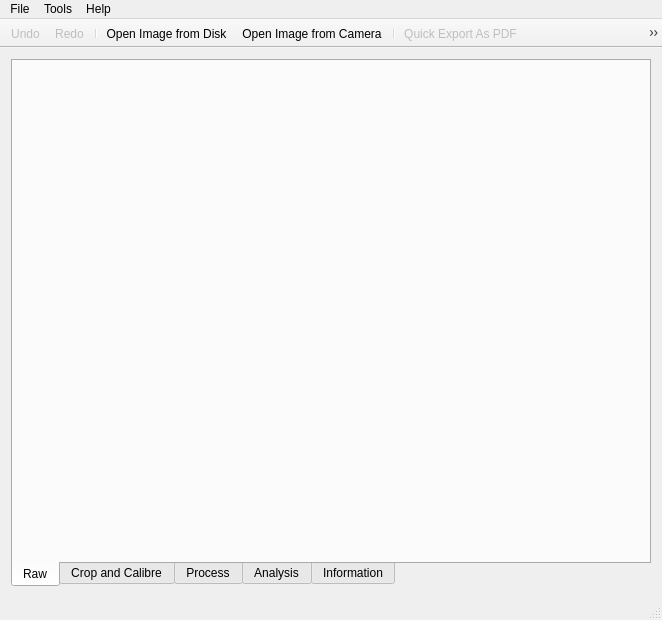
<?xml version="1.0" encoding="UTF-8"?>
<ui version="4.0">
 <class>MainWindow</class>
 <widget class="QMainWindow" name="MainWindow">
  <property name="geometry">
   <rect>
    <x>0</x>
    <y>0</y>
    <width>662</width>
    <height>620</height>
   </rect>
  </property>
  <property name="sizePolicy">
   <sizepolicy hsizetype="Preferred" vsizetype="Preferred">
    <horstretch>0</horstretch>
    <verstretch>0</verstretch>
   </sizepolicy>
  </property>
  <property name="font">
   <font>
    <family>Segoe UI</family>
   </font>
  </property>
  <property name="windowTitle">
   <string>Computer-Aid Interactive Grain Analyser</string>
  </property>
  <property name="windowIcon">
   <iconset resource="caiga.qrc">
    <normaloff>:/icons/icons/caiga.png</normaloff>:/icons/icons/caiga.png</iconset>
  </property>
  <property name="locale">
   <locale language="English" country="UnitedKingdom"/>
  </property>
  <widget class="QWidget" name="centralWidget">
   <layout class="QHBoxLayout" name="horizontalLayout">
    <item>
     <widget class="QTabWidget" name="imageTabs">
      <property name="sizePolicy">
       <sizepolicy hsizetype="Expanding" vsizetype="Expanding">
        <horstretch>7</horstretch>
        <verstretch>0</verstretch>
       </sizepolicy>
      </property>
      <property name="tabPosition">
       <enum>QTabWidget::South</enum>
      </property>
      <property name="currentIndex">
       <number>0</number>
      </property>
      <widget class="QWidget" name="rawTab">
       <attribute name="title">
        <string>Raw</string>
       </attribute>
       <layout class="QHBoxLayout" name="horizontalLayout_2">
        <property name="leftMargin">
         <number>0</number>
        </property>
        <property name="topMargin">
         <number>0</number>
        </property>
        <property name="rightMargin">
         <number>0</number>
        </property>
        <property name="bottomMargin">
         <number>0</number>
        </property>
        <item>
         <widget class="QImageViewer" name="rawViewer" native="true">
          <property name="sizePolicy">
           <sizepolicy hsizetype="Expanding" vsizetype="Preferred">
            <horstretch>0</horstretch>
            <verstretch>0</verstretch>
           </sizepolicy>
          </property>
         </widget>
        </item>
       </layout>
      </widget>
      <widget class="QWidget" name="ccTab">
       <attribute name="title">
        <string>Crop and Calibre</string>
       </attribute>
       <layout class="QGridLayout" name="gridLayout_3">
        <property name="leftMargin">
         <number>0</number>
        </property>
        <property name="topMargin">
         <number>0</number>
        </property>
        <property name="rightMargin">
         <number>0</number>
        </property>
        <property name="bottomMargin">
         <number>0</number>
        </property>
        <item row="2" column="1" rowspan="3">
         <widget class="LivePixelViewer" name="ccPixelViewer" native="true">
          <property name="minimumSize">
           <size>
            <width>0</width>
            <height>80</height>
           </size>
          </property>
         </widget>
        </item>
        <item row="7" column="1">
         <spacer name="ccVerticalSpacer">
          <property name="orientation">
           <enum>Qt::Vertical</enum>
          </property>
          <property name="sizeHint" stdset="0">
           <size>
            <width>20</width>
            <height>40</height>
           </size>
          </property>
         </spacer>
        </item>
        <item row="8" column="1" alignment="Qt::AlignBottom">
         <widget class="QDialogButtonBox" name="ccButtonBox">
          <property name="standardButtons">
           <set>QDialogButtonBox::Reset|QDialogButtonBox::Save</set>
          </property>
         </widget>
        </item>
        <item row="0" column="0" rowspan="9">
         <widget class="QImageDrawer" name="ccDrawer" native="true">
          <property name="sizePolicy">
           <sizepolicy hsizetype="Preferred" vsizetype="Preferred">
            <horstretch>10</horstretch>
            <verstretch>0</verstretch>
           </sizepolicy>
          </property>
          <property name="cursor">
           <cursorShape>CrossCursor</cursorShape>
          </property>
         </widget>
        </item>
        <item row="0" column="1" alignment="Qt::AlignTop">
         <widget class="QGroupBox" name="ccModeGroupBox">
          <property name="title">
           <string>Operation Mode</string>
          </property>
          <layout class="QVBoxLayout" name="verticalLayout_6">
           <item>
            <widget class="QRadioButton" name="cropRectRadio">
             <property name="text">
              <string>Crop Rectangle</string>
             </property>
             <property name="checked">
              <bool>true</bool>
             </property>
             <attribute name="buttonGroup">
              <string notr="true">buttonGroup</string>
             </attribute>
            </widget>
           </item>
           <item>
            <widget class="QRadioButton" name="calibreRadio">
             <property name="text">
              <string>Calibre</string>
             </property>
             <attribute name="buttonGroup">
              <string notr="true">buttonGroup</string>
             </attribute>
            </widget>
           </item>
           <item>
            <widget class="QRadioButton" name="gaugeRadio">
             <property name="text">
              <string>Gauge a Line</string>
             </property>
             <attribute name="buttonGroup">
              <string notr="true">buttonGroup</string>
             </attribute>
            </widget>
           </item>
           <item>
            <widget class="QLabel" name="scaleLabel">
             <property name="sizePolicy">
              <sizepolicy hsizetype="Preferred" vsizetype="Fixed">
               <horstretch>0</horstretch>
               <verstretch>0</verstretch>
              </sizepolicy>
             </property>
             <property name="text">
              <string>Scale</string>
             </property>
            </widget>
           </item>
           <item>
            <widget class="QDoubleSpinBox" name="scaleDoubleSpinBox">
             <property name="toolTip">
              <string>Input calibration if already known.</string>
             </property>
             <property name="suffix">
              <string> pixel:μm</string>
             </property>
             <property name="decimals">
              <number>4</number>
             </property>
             <property name="maximum">
              <double>9999.999900000000707</double>
             </property>
            </widget>
           </item>
           <item>
            <widget class="QPushButton" name="ccLoadMacroButton">
             <property name="text">
              <string>Load Macro</string>
             </property>
            </widget>
           </item>
           <item>
            <widget class="QPushButton" name="ccSaveMacroButton">
             <property name="text">
              <string>Save As Macro</string>
             </property>
            </widget>
           </item>
          </layout>
         </widget>
        </item>
        <item row="6" column="1" alignment="Qt::AlignBottom">
         <widget class="QLabel" name="gaugeResultLabel">
          <property name="text">
           <string/>
          </property>
          <property name="alignment">
           <set>Qt::AlignCenter</set>
          </property>
         </widget>
        </item>
        <item row="5" column="1">
         <spacer name="ccVerticalSpacer_2">
          <property name="orientation">
           <enum>Qt::Vertical</enum>
          </property>
          <property name="sizeHint" stdset="0">
           <size>
            <width>20</width>
            <height>40</height>
           </size>
          </property>
         </spacer>
        </item>
       </layout>
      </widget>
      <widget class="QWidget" name="processTab">
       <attribute name="title">
        <string>Process</string>
       </attribute>
       <layout class="QGridLayout" name="gridLayout">
        <property name="leftMargin">
         <number>0</number>
        </property>
        <property name="topMargin">
         <number>0</number>
        </property>
        <property name="rightMargin">
         <number>0</number>
        </property>
        <property name="bottomMargin">
         <number>0</number>
        </property>
        <item row="0" column="2" alignment="Qt::AlignTop">
         <widget class="QGroupBox" name="toolsGroup">
          <property name="sizePolicy">
           <sizepolicy hsizetype="Minimum" vsizetype="Expanding">
            <horstretch>0</horstretch>
            <verstretch>0</verstretch>
           </sizepolicy>
          </property>
          <property name="title">
           <string>Tools</string>
          </property>
          <layout class="QVBoxLayout" name="verticalLayout">
           <item>
            <widget class="QPushButton" name="mouseBehaviourButton">
             <property name="text">
              <string>Normal Arrow</string>
             </property>
            </widget>
           </item>
           <item>
            <widget class="QPushButton" name="adaptiveBilateralFilter">
             <property name="text">
              <string>Adaptive Bilateral Filter</string>
             </property>
            </widget>
           </item>
           <item>
            <widget class="QPushButton" name="boxFilterButton">
             <property name="text">
              <string>Box Filter</string>
             </property>
            </widget>
           </item>
           <item>
            <widget class="QPushButton" name="medianBlurButton">
             <property name="text">
              <string>Median Blur</string>
             </property>
            </widget>
           </item>
           <item>
            <widget class="QPushButton" name="histEqualiseButton">
             <property name="text">
              <string>Histogram Equalisation</string>
             </property>
            </widget>
           </item>
           <item>
            <widget class="QPushButton" name="gaussianBinaryzationButton">
             <property name="text">
              <string>Gaussian Binaryzation</string>
             </property>
            </widget>
           </item>
           <item>
            <widget class="QPushButton" name="medianBinaryzationButton">
             <property name="text">
              <string>Median Binaryzation</string>
             </property>
            </widget>
           </item>
           <item>
            <widget class="QPushButton" name="gradientButton">
             <property name="text">
              <string>Morphological Gradient</string>
             </property>
            </widget>
           </item>
           <item>
            <widget class="QPushButton" name="cannyButton">
             <property name="text">
              <string>Canny Edges</string>
             </property>
            </widget>
           </item>
           <item>
            <widget class="QPushButton" name="invertGrayscaleButton">
             <property name="text">
              <string>Invert Grayscale</string>
             </property>
            </widget>
           </item>
           <item>
            <widget class="QPushButton" name="floodFillButton">
             <property name="text">
              <string>Flood Fill</string>
             </property>
            </widget>
           </item>
           <item>
            <widget class="QPushButton" name="contoursButton">
             <property name="text">
              <string>Find and Draw Contours</string>
             </property>
            </widget>
           </item>
           <item>
            <widget class="QPushButton" name="watershedButton">
             <property name="text">
              <string>Watershed</string>
             </property>
            </widget>
           </item>
          </layout>
         </widget>
        </item>
        <item row="0" column="0" rowspan="3">
         <widget class="QImageInteractiveDrawer" name="processDrawer" native="true">
          <property name="sizePolicy">
           <sizepolicy hsizetype="Expanding" vsizetype="Preferred">
            <horstretch>10</horstretch>
            <verstretch>0</verstretch>
           </sizepolicy>
          </property>
         </widget>
        </item>
        <item row="2" column="2">
         <widget class="QDialogButtonBox" name="processButtonBox">
          <property name="sizePolicy">
           <sizepolicy hsizetype="Preferred" vsizetype="Fixed">
            <horstretch>3</horstretch>
            <verstretch>0</verstretch>
           </sizepolicy>
          </property>
          <property name="standardButtons">
           <set>QDialogButtonBox::Reset|QDialogButtonBox::Save</set>
          </property>
         </widget>
        </item>
       </layout>
      </widget>
      <widget class="QWidget" name="analysisTab">
       <attribute name="title">
        <string>Analysis</string>
       </attribute>
       <layout class="QGridLayout" name="gridLayout_2">
        <property name="leftMargin">
         <number>0</number>
        </property>
        <property name="topMargin">
         <number>0</number>
        </property>
        <property name="rightMargin">
         <number>0</number>
        </property>
        <property name="bottomMargin">
         <number>0</number>
        </property>
        <item row="0" column="0" rowspan="5">
         <widget class="QImageInteractiveDrawer" name="analysisInteracter" native="true">
          <property name="sizePolicy">
           <sizepolicy hsizetype="Preferred" vsizetype="Preferred">
            <horstretch>10</horstretch>
            <verstretch>0</verstretch>
           </sizepolicy>
          </property>
         </widget>
        </item>
        <item row="1" column="1" colspan="2">
         <widget class="QTableView" name="analysisTableView">
          <property name="sizePolicy">
           <sizepolicy hsizetype="Expanding" vsizetype="Expanding">
            <horstretch>0</horstretch>
            <verstretch>2</verstretch>
           </sizepolicy>
          </property>
          <property name="selectionBehavior">
           <enum>QAbstractItemView::SelectRows</enum>
          </property>
          <property name="showGrid">
           <bool>false</bool>
          </property>
          <property name="sortingEnabled">
           <bool>true</bool>
          </property>
          <attribute name="horizontalHeaderCascadingSectionResizes">
           <bool>true</bool>
          </attribute>
          <attribute name="verticalHeaderVisible">
           <bool>false</bool>
          </attribute>
         </widget>
        </item>
        <item row="3" column="1" colspan="2">
         <spacer name="analysisVerticalSpacer">
          <property name="orientation">
           <enum>Qt::Vertical</enum>
          </property>
          <property name="sizeHint" stdset="0">
           <size>
            <width>20</width>
            <height>40</height>
           </size>
          </property>
         </spacer>
        </item>
        <item row="2" column="1" colspan="2">
         <widget class="QLabel" name="analysisCurrentClassLabel">
          <property name="sizePolicy">
           <sizepolicy hsizetype="Preferred" vsizetype="Preferred">
            <horstretch>0</horstretch>
            <verstretch>1</verstretch>
           </sizepolicy>
          </property>
          <property name="text">
           <string/>
          </property>
         </widget>
        </item>
        <item row="4" column="1" colspan="2">
         <widget class="QDialogButtonBox" name="analysisButtonBox">
          <property name="standardButtons">
           <set>QDialogButtonBox::Reset|QDialogButtonBox::Save</set>
          </property>
         </widget>
        </item>
       </layout>
      </widget>
      <widget class="QWidget" name="infoTab">
       <attribute name="title">
        <string>Information</string>
       </attribute>
       <layout class="QGridLayout" name="gridLayout_4">
        <property name="leftMargin">
         <number>0</number>
        </property>
        <property name="topMargin">
         <number>0</number>
        </property>
        <property name="rightMargin">
         <number>0</number>
        </property>
        <property name="bottomMargin">
         <number>0</number>
        </property>
        <item row="0" column="4">
         <widget class="QLabel" name="splitLabel">
          <property name="sizePolicy">
           <sizepolicy hsizetype="Fixed" vsizetype="Fixed">
            <horstretch>0</horstretch>
            <verstretch>0</verstretch>
           </sizepolicy>
          </property>
          <property name="text">
           <string>Split</string>
          </property>
         </widget>
        </item>
        <item row="0" column="5">
         <widget class="QSpinBox" name="splitSpinBox">
          <property name="sizePolicy">
           <sizepolicy hsizetype="Fixed" vsizetype="Fixed">
            <horstretch>0</horstretch>
            <verstretch>0</verstretch>
           </sizepolicy>
          </property>
          <property name="minimum">
           <number>2</number>
          </property>
          <property name="value">
           <number>10</number>
          </property>
         </widget>
        </item>
        <item row="0" column="0" rowspan="2">
         <widget class="QTextBrowser" name="infoTextBrowser">
          <property name="sizePolicy">
           <sizepolicy hsizetype="Expanding" vsizetype="Expanding">
            <horstretch>5</horstretch>
            <verstretch>0</verstretch>
           </sizepolicy>
          </property>
          <property name="lineWrapMode">
           <enum>QTextEdit::NoWrap</enum>
          </property>
          <property name="openExternalLinks">
           <bool>true</bool>
          </property>
         </widget>
        </item>
        <item row="0" column="6">
         <widget class="QPushButton" name="splitOKPushButton">
          <property name="sizePolicy">
           <sizepolicy hsizetype="Fixed" vsizetype="Fixed">
            <horstretch>0</horstretch>
            <verstretch>0</verstretch>
           </sizepolicy>
          </property>
          <property name="text">
           <string>OK</string>
          </property>
         </widget>
        </item>
        <item row="0" column="3">
         <spacer name="horizontalSpacer">
          <property name="orientation">
           <enum>Qt::Horizontal</enum>
          </property>
          <property name="sizeHint" stdset="0">
           <size>
            <width>40</width>
            <height>20</height>
           </size>
          </property>
         </spacer>
        </item>
        <item row="1" column="3" colspan="4">
         <widget class="QCustomPlot" name="infoPlotter" native="true">
          <property name="sizePolicy">
           <sizepolicy hsizetype="Preferred" vsizetype="Preferred">
            <horstretch>2</horstretch>
            <verstretch>0</verstretch>
           </sizepolicy>
          </property>
         </widget>
        </item>
       </layout>
      </widget>
     </widget>
    </item>
   </layout>
  </widget>
  <widget class="QMenuBar" name="menuBar">
   <property name="geometry">
    <rect>
     <x>0</x>
     <y>0</y>
     <width>662</width>
     <height>21</height>
    </rect>
   </property>
   <widget class="QMenu" name="menuProject">
    <property name="title">
     <string>File</string>
    </property>
    <addaction name="actionOpenFile"/>
    <addaction name="actionOpenCamera"/>
    <addaction name="separator"/>
    <addaction name="actionReset"/>
    <addaction name="separator"/>
    <addaction name="actionQuit"/>
   </widget>
   <widget class="QMenu" name="menuTools">
    <property name="title">
     <string>Tools</string>
    </property>
    <addaction name="actionQuickReportExport"/>
    <addaction name="actionExportReportAs"/>
    <addaction name="actionSaveCurrentImageAs"/>
    <addaction name="separator"/>
    <addaction name="actionOptions"/>
   </widget>
   <widget class="QMenu" name="menuHelp">
    <property name="title">
     <string>Help</string>
    </property>
    <addaction name="actionHelp"/>
    <addaction name="separator"/>
    <addaction name="actionAbout_CAIGA"/>
    <addaction name="actionAbout_Qt"/>
   </widget>
   <addaction name="menuProject"/>
   <addaction name="menuTools"/>
   <addaction name="menuHelp"/>
  </widget>
  <widget class="QToolBar" name="mainToolBar">
   <property name="windowTitle">
    <string>Toolbar</string>
   </property>
   <property name="movable">
    <bool>false</bool>
   </property>
   <property name="iconSize">
    <size>
     <width>32</width>
     <height>32</height>
    </size>
   </property>
   <property name="toolButtonStyle">
    <enum>Qt::ToolButtonFollowStyle</enum>
   </property>
   <property name="floatable">
    <bool>false</bool>
   </property>
   <attribute name="toolBarArea">
    <enum>TopToolBarArea</enum>
   </attribute>
   <attribute name="toolBarBreak">
    <bool>false</bool>
   </attribute>
   <addaction name="actionUndo"/>
   <addaction name="actionRedo"/>
   <addaction name="separator"/>
   <addaction name="actionOpenFile"/>
   <addaction name="actionOpenCamera"/>
   <addaction name="separator"/>
   <addaction name="actionQuickReportExport"/>
   <addaction name="actionExportReportAs"/>
   <addaction name="actionSaveCurrentImageAs"/>
  </widget>
  <widget class="QStatusBar" name="statusBar"/>
  <action name="actionOpenFile">
   <property name="icon">
    <iconset theme="document-open">
     <normaloff/>
    </iconset>
   </property>
   <property name="text">
    <string>Open Image from Disk</string>
   </property>
   <property name="toolTip">
    <string>Open Image from Disk (Ctrl+O)</string>
   </property>
   <property name="shortcut">
    <string>Ctrl+O</string>
   </property>
  </action>
  <action name="actionOpenCamera">
   <property name="icon">
    <iconset theme="camera-photo">
     <normaloff/>
    </iconset>
   </property>
   <property name="text">
    <string>Open Image from Camera</string>
   </property>
   <property name="toolTip">
    <string>Open Image from Camera (Ctrl+P)</string>
   </property>
   <property name="shortcut">
    <string>Ctrl+P</string>
   </property>
  </action>
  <action name="actionReset">
   <property name="icon">
    <iconset theme="document-revert">
     <normaloff/>
    </iconset>
   </property>
   <property name="text">
    <string>Reset</string>
   </property>
  </action>
  <action name="actionQuit">
   <property name="icon">
    <iconset theme="application-exit">
     <normaloff/>
    </iconset>
   </property>
   <property name="text">
    <string>Quit</string>
   </property>
   <property name="shortcut">
    <string>Ctrl+Q</string>
   </property>
  </action>
  <action name="actionOptions">
   <property name="text">
    <string>Options</string>
   </property>
  </action>
  <action name="actionAbout_CAIGA">
   <property name="icon">
    <iconset theme="help-about">
     <normaloff/>
    </iconset>
   </property>
   <property name="text">
    <string>About CAIGA</string>
   </property>
  </action>
  <action name="actionHelp">
   <property name="icon">
    <iconset theme="help-contents">
     <normaloff/>
    </iconset>
   </property>
   <property name="text">
    <string>Help</string>
   </property>
   <property name="toolTip">
    <string>Help (F1)</string>
   </property>
   <property name="shortcut">
    <string>F1</string>
   </property>
  </action>
  <action name="actionUndo">
   <property name="enabled">
    <bool>false</bool>
   </property>
   <property name="icon">
    <iconset theme="edit-undo">
     <normaloff/>
    </iconset>
   </property>
   <property name="text">
    <string>Undo</string>
   </property>
   <property name="toolTip">
    <string>Undo (Ctrl+Z)</string>
   </property>
   <property name="shortcut">
    <string>Ctrl+Z</string>
   </property>
  </action>
  <action name="actionRedo">
   <property name="enabled">
    <bool>false</bool>
   </property>
   <property name="icon">
    <iconset theme="edit-redo">
     <normaloff/>
    </iconset>
   </property>
   <property name="text">
    <string>Redo</string>
   </property>
   <property name="toolTip">
    <string>Redo (Ctrl+Y)</string>
   </property>
   <property name="shortcut">
    <string>Ctrl+Y</string>
   </property>
  </action>
  <action name="actionAbout_Qt">
   <property name="text">
    <string>About Qt</string>
   </property>
  </action>
  <action name="actionExportReportAs">
   <property name="enabled">
    <bool>false</bool>
   </property>
   <property name="icon">
    <iconset theme="document-export">
     <normaloff/>
    </iconset>
   </property>
   <property name="text">
    <string>Export Image Information As</string>
   </property>
   <property name="toolTip">
    <string>Export Report as File (Ctrl+E)</string>
   </property>
   <property name="shortcut">
    <string>Ctrl+E</string>
   </property>
  </action>
  <action name="actionQuickReportExport">
   <property name="enabled">
    <bool>false</bool>
   </property>
   <property name="icon">
    <iconset theme="application-pdf">
     <normaloff/>
    </iconset>
   </property>
   <property name="text">
    <string>Quick Export As PDF</string>
   </property>
   <property name="toolTip">
    <string>Export Report as PDF with the Image's Filename (Ctrl+Shift+E)</string>
   </property>
   <property name="shortcut">
    <string>Ctrl+Shift+E</string>
   </property>
  </action>
  <action name="actionSaveCurrentImageAs">
   <property name="enabled">
    <bool>false</bool>
   </property>
   <property name="icon">
    <iconset theme="image-x-generic">
     <normaloff/>
    </iconset>
   </property>
   <property name="text">
    <string>Save Current Image As</string>
   </property>
   <property name="toolTip">
    <string>Save Currently Viewing Image as File (Ctrl+I)</string>
   </property>
   <property name="shortcut">
    <string>Ctrl+I</string>
   </property>
  </action>
 </widget>
 <layoutdefault spacing="6" margin="11"/>
 <customwidgets>
  <customwidget>
   <class>QImageInteractiveDrawer</class>
   <extends>QWidget</extends>
   <header>qimageinteractivedrawer.h</header>
   <container>1</container>
  </customwidget>
  <customwidget>
   <class>QImageViewer</class>
   <extends>QWidget</extends>
   <header>qimageviewer.h</header>
   <container>1</container>
  </customwidget>
  <customwidget>
   <class>QImageDrawer</class>
   <extends>QWidget</extends>
   <header>qimagedrawer.h</header>
   <container>1</container>
  </customwidget>
  <customwidget>
   <class>LivePixelViewer</class>
   <extends>QWidget</extends>
   <header>livepixelviewer.h</header>
   <container>1</container>
  </customwidget>
  <customwidget>
   <class>QCustomPlot</class>
   <extends>QWidget</extends>
   <header>3rdparty/qcustomplot.h</header>
   <container>1</container>
  </customwidget>
 </customwidgets>
 <resources>
  <include location="caiga.qrc"/>
 </resources>
 <connections>
  <connection>
   <sender>actionQuit</sender>
   <signal>triggered()</signal>
   <receiver>MainWindow</receiver>
   <slot>close()</slot>
   <hints>
    <hint type="sourcelabel">
     <x>-1</x>
     <y>-1</y>
    </hint>
    <hint type="destinationlabel">
     <x>202</x>
     <y>153</y>
    </hint>
   </hints>
  </connection>
 </connections>
 <buttongroups>
  <buttongroup name="buttonGroup"/>
 </buttongroups>
</ui>
